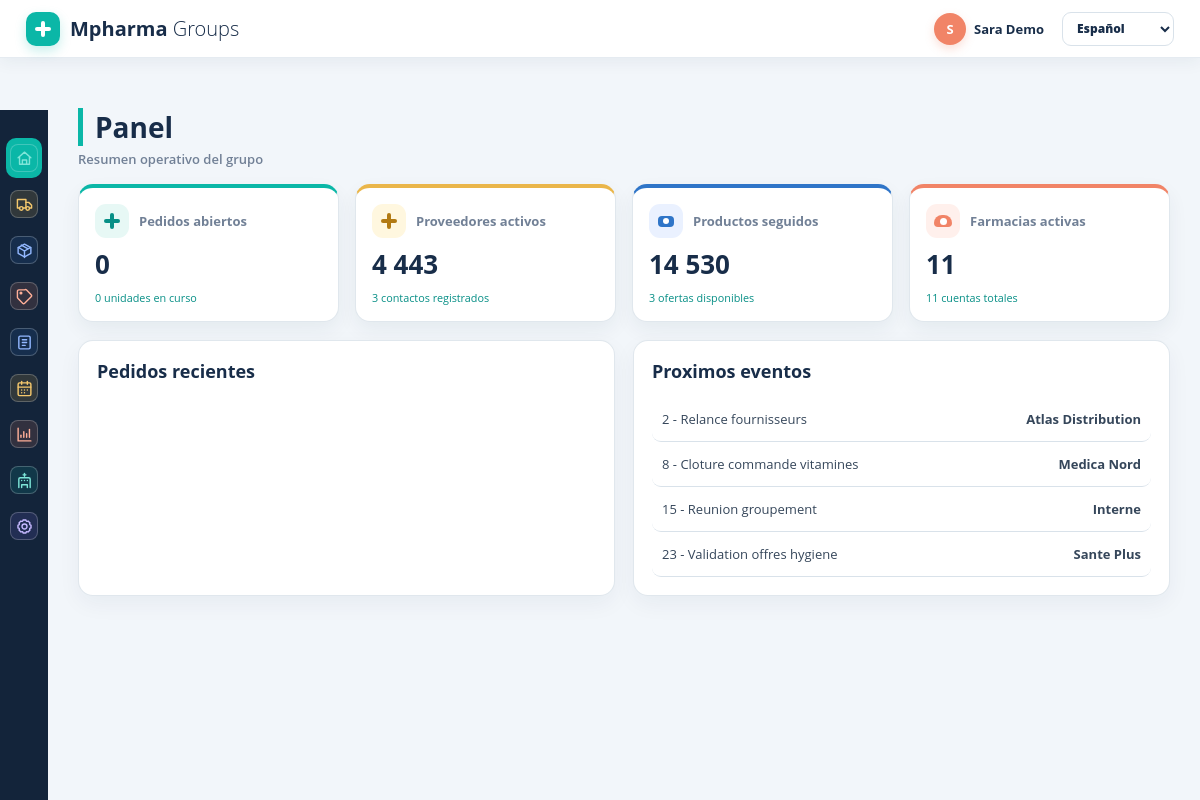
The page / (signed in) on the database its author committed.
### tables this page shows
CREATE TABLE contacts (
            id INTEGER PRIMARY KEY AUTOINCREMENT,
            first_name TEXT NOT NULL DEFAULT '', last_name TEXT NOT NULL DEFAULT '', phone TEXT NOT NULL DEFAULT '', title TEXT NOT NULL DEFAULT '', supplier TEXT NOT NULL DEFAULT ''
        );

### demo_site/app.py (the view)
    @app.route("/")
    @login_required
    def dashboard() -> object:
        return render_template(
            "dashboard.html",
            title="Panel",
            active="dashboard",
            stats=build_dashboard_stats(list_records),
            events=CALENDAR_EVENTS[:4],
            recent_orders=list_records("purchaseorders", archived=False)[:5],
        )

### demo_site/app.py (called while the page is built)
def format_bytes(size: int) -> str:
    units = ("B", "KB", "MB", "GB")
    value = float(size)
    unit = units[0]
    for unit in units:
        if value < 1024 or unit == units[-1]:
            break
        value /= 1024
    if value.is_integer():
        return f"{int(value)} {unit}"
    return f"{value:.1f} {unit}"

### demo_site/auth.py (called while the page is built)
def visible_nav_items(user: Mapping[str, object] | None, nav_items: tuple) -> tuple:
    return nav_items

### demo_site/dashboard.py (called while the page is built)
def normalize(value: object) -> str:
    return str(value or "").strip().lower()

def format_number(value: int) -> str:
    return f"{value:,}".replace(",", " ")

### demo_site/storage.py (called while the page is built)
def get_database_path() -> Path:
    configured = current_app.config.get("DATABASE")
    if configured:
        return Path(configured)
    return Path(current_app.root_path).parent / "data" / "nova_groups.sqlite3"

def get_db() -> sqlite3.Connection:
    if "db" not in g:
        path = get_database_path()
        path.parent.mkdir(parents=True, exist_ok=True)
        database_uri = "file:" + path.resolve().as_posix() + "?mode=rwc&nolock=1"
        connection = sqlite3.connect(database_uri, uri=True)
        connection.execute("PRAGMA journal_mode=OFF")
        connection.execute("PRAGMA synchronous=OFF")
        connection.row_factory = sqlite3.Row
        g.db = connection
    return g.db

def validate_table_key(table_key: str) -> None:
    if table_key not in EDITABLE_TABLE_KEYS:
        raise ValueError(f"Unsupported editable table: {table_key}")

def get_table_name(table_key: str) -> str:
    validate_table_key(table_key)
    return TABLE_NAME_MAP[table_key]

def get_visible_fields(table_key: str) -> tuple[str, ...]:
    validate_table_key(table_key)
    return tuple(key for key, _label in TABLES[table_key]["columns"])

def get_extra_fields(table_key: str) -> tuple[str, ...]:
    validate_table_key(table_key)
    return EXTRA_FIELDS.get(table_key, ())

def get_record_fields(table_key: str) -> tuple[str, ...]:
    return get_visible_fields(table_key) + get_extra_fields(table_key)

def normalize_date_value(value: object) -> str:
    if isinstance(value, datetime):
        return value.date().isoformat()
    if isinstance(value, date):
        return value.isoformat()
    raw_value = str(value or "").strip()
    if not raw_value:
        return ""
    for input_format in DATE_INPUT_FORMATS:
        try:
            return datetime.strptime(raw_value, input_format).date().isoformat()
        except ValueError:
            continue
    return raw_value

### demo_site/templates/dashboard.html (shortened to what this page needs)
{% extends "base.html" %}
{% import "macros.html" as ui %}
{% block content %}
{{ ui.page_header("Panel", "Resumen operativo del grupo") }}
<section class="stats-grid">
  {% for stat in stats %}
    <article class="stat-card">
      <div class="stat-card__top">
        <span class="stat-icon stat-icon-{{ loop.index }}" aria-hidden="true"></span>
        <span>{{ stat.label }}</span>
      </div>
      <strong class="stat-card__value">{{ stat.value }}</strong>
      <small>{{ stat.trend }}</small>
    </article>
  {% endfor %}
</section>
<section class="dashboard-grid">
  <div class="block">
    <h2>Pedidos recientes</h2>
  </div>
  <div class="block">
    <h2>Proximos eventos</h2>
    <div class="mini-list">
      {% for event in events %}
        <a href="{{ url_for('events') }}">
          <span>{{ event.day }} - {{ event.title }}</span>
          <b>{{ event.supplier }}</b>
        </a>
      {% endfor %}
    </div>
  </div>
</section>
{% endblock %}

### demo_site/templates/base.html (shortened to what this page needs)
{% import "macros.html" as ui %}
<!doctype html>
<html lang="{{ language }}">
<head>
  <link rel="stylesheet" href="{{ url_for('static', filename='styles.css') }}">
</head>
<body class="app-page">
  <header class="topbar">
    <a class="brand-logo" href="{{ url_for('dashboard') }}"><span class="brand-mark" aria-hidden="true">+</span><span><strong>{{ brand.strong }}</strong> {{ brand.light }}</span></a>
    <div class="profile-menu">
      <span class="avatar">{{ current_user.name[:1] }}</span>
      <span>{{ current_user.name }}</span>
    </div>
    <form class="language-switcher" method="get" action="{{ url_for('set_language') }}">
      <select id="language-select" name="lang" onchange="this.form.submit()" aria-label="Idioma">
        <option value="es" {% if language == "es" %}selected{% endif %}>Español</option>
      </select>
    </form>
  </header>
  <aside class="side-menu" id="menu">
    <nav class="side-menu__icons" aria-label="Navegacion compacta">
      {% for item in nav_items %}
        <a class="{% if active == item.key %}selected{% endif %}" href="{{ url_for(item.endpoint) }}" title="{{ item.label }}">
          {{ ui.icon(item.icon) }}
        </a>
      {% endfor %}
    </nav>
  </aside>
  <main class="content" id="main_container">
    {% block content %}{% endblock %}
  </main>
</body>
</html>

### demo_site/templates/macros.html (shortened to what this page needs)
{% macro icon(name) -%}
  <span class="nav-icon nav-icon-{{ name }}" aria-hidden="true">
    <svg viewBox="0 0 24 24" fill="none" stroke="currentColor" stroke-width="2" stroke-linecap="round" stroke-linejoin="round">
      {% if name == "home" %}
        <path d="m3 11 9-8 9 8"></path>
        <path d="M5 10v10h14V10"></path>
        <path d="M9 20v-6h6v6"></path>
      {% elif name == "truck" %}
        <path d="M10 17h4V5H2v12h3"></path>
        <path d="M14 9h4l4 4v4h-3"></path>
        <circle cx="7.5" cy="17.5" r="2.5"></circle>
        <circle cx="16.5" cy="17.5" r="2.5"></circle>
      {% elif name == "box" %}
        <path d="m7.5 4.3 9 5.2"></path>
        <path d="M21 8 12 3 3 8v8l9 5 9-5Z"></path>
        <path d="m3.3 7.7 8.7 5 8.7-5"></path>
        <path d="M12 22V12.7"></path>
      {% elif name == "tag" %}
        <path d="M12.6 2.6H4a2 2 0 0 0-2 2v8.6a2 2 0 0 0 .6 1.4l6.8 6.8a2 2 0 0 0 2.8 0l9.2-9.2a2 2 0 0 0 0-2.8l-6.8-6.8a2 2 0 0 0-1.4-.6Z"></path>
        <circle cx="7" cy="7" r="1.2"></circle>
      {% elif name == "file" %}
        <rect width="16" height="18" x="4" y="3" rx="2"></rect>
        <path d="M9 8h6"></path>
        <path d="M9 12h6"></path>
        <path d="M9 16h4"></path>
      {% elif name == "calendar" %}
        <path d="M8 2v4"></path>
        <path d="M16 2v4"></path>
        <rect width="18" height="18" x="3" y="4" rx="2"></rect>
        <path d="M3 10h18"></path>
        <path d="M8 14h.01"></path>
        <path d="M12 14h.01"></path>
        <path d="M16 14h.01"></path>
        <path d="M8 18h.01"></path>
        <path d="M12 18h.01"></path>
      {% elif name == "chart" %}
        <path d="M3 3v18h18"></path>
        <path d="M7 16v-3"></path>
        <path d="M11 16V8"></path>
        <path d="M15 16v-5"></path>
        <path d="M19 16V5"></path>
      {% elif name == "users" %}
        <path d="M12 6V2"></path>
        <path d="M10 4h4"></path>
        <path d="M4 22V10a2 2 0 0 1 2-2h12a2 2 0 0 1 2 2v12"></path>
        <path d="M8 22v-4h8v4"></path>
        <path d="M8 12h.01"></path>
        <path d="M12 12h.01"></path>
        <path d="M16 12h.01"></path>
      {% elif name == "gear" %}
        <path d="M12 15.5a3.5 3.5 0 1 0 0-7 3.5 3.5 0 0 0 0 7Z"></path>
        <path d="M19.4 15a1.7 1.7 0 0 0 .3 1.9l.1.1-2.8 2.8-.1-.1a1.7 1.7 0 0 0-1.9-.3 1.7 1.7 0 0 0-1 1.6v.2h-4V21a1.7 1.7 0 0 0-1-1.6 1.7 1.7 0 0 0-1.9.3l-.1.1L4.2 17l.1-.1a1.7 1.7 0 0 0 .3-1.9A1.7 1.7 0 0 0 3 14H2.8v-4H3a1.7 1.7 0 0 0 1.6-1 1.7 1.7 0 0 0-.3-1.9L4.2 7 7 4.2l.1.1A1.7 1.7 0 0 0 9 4.6a1.7 1.7 0 0 0 1-1.6v-.2h4V3a1.7 1.7 0 0 0 1 1.6 1.7 1.7 0 0 0 1.9-.3l.1-.1L19.8 7l-.1.1a1.7 1.7 0 0 0-.3 1.9 1.7 1.7 0 0 0 1.6 1h.2v4H21a1.7 1.7 0 0 0-1.6 1Z"></path>
      {% endif %}
    </svg>
  </span>
{%- endmacro %}
{% macro page_header(title, subtitle=None, action_label=None, action_url=None, secondary_label=None, secondary_url=None) -%}
<div class="page-header">
  <div>
    <h1>{{ title }}</h1>
    {% if subtitle %}<p>{{ subtitle }}</p>{% endif %}
  </div>
</div>
{%- endmacro %}

### rows shown on the page
contacts: day "2", title "Relance fournisseurs", supplier "Atlas Distribution"
contacts: day "8", title "Cloture commande vitamines", supplier "Medica Nord"
contacts: day "23", title "Validation offres hygiene", supplier "Sante Plus"

### other values the page prints
{{ brand.strong }} "Mpharma"
{{ brand.light }} "Groups"
{{ current_user.name[:1] }} "S"
{{ current_user.name }} "Sara Demo"
{{ title }} "Panel"
{{ subtitle }} "Resumen operativo del grupo"
{{ stat.label }} "Pedidos abiertos" "Proveedores activos" "Productos seguidos" "Farmacias activas"
{{ stat.value }} "0" "4 443" "14 530" "11"
{{ stat.trend }} "0 unidades en curso" "3 contactos registrados" "3 ofertas disponibles" "11 cuentas totales"
{{ event.day }} "15"
{{ event.title }} "Reunion groupement"
{{ event.supplier }} "Interne"
